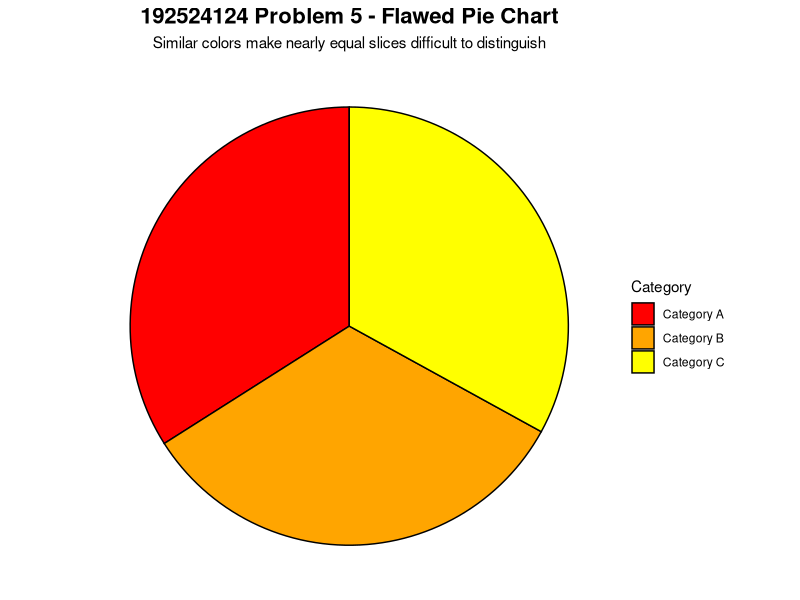
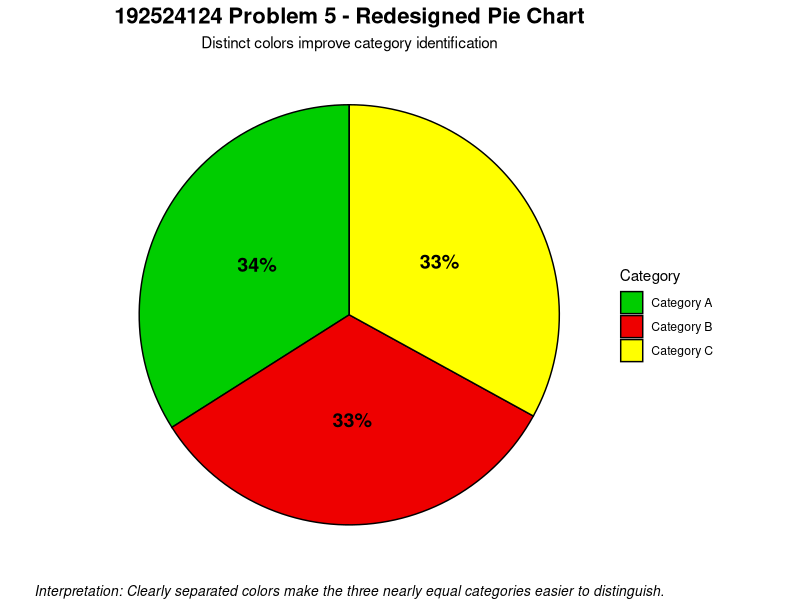

These figures' R source, in order:
# Problem 5 - Color Perception and Pie Chart Redesign

library(ggplot2)

data <- data.frame(
  Category = c("Category A", "Category B", "Category C"),
  Value = c(34, 33, 33)
)

data$Percentage <- round(
  data$Value / sum(data$Value) * 100,
  1
)

flawed <- ggplot(
  data,
  aes(
    x = "",
    y = Value,
    fill = Category
  )
) +
  geom_bar(
    stat = "identity",
    width = 1,
    color = "black"
  ) +
  coord_polar(theta = "y") +
  scale_fill_manual(
    values = c(
      "Category A" = "red",
      "Category B" = "orange",
      "Category C" = "yellow"
    )
  ) +
  labs(
    title = "192524124 Problem 5 - Flawed Pie Chart",
    subtitle = "Similar colors make nearly equal slices difficult to distinguish",
    fill = "Category"
  ) +
  theme_void() +
  theme(
    plot.title = element_text(
      hjust = 0.5,
      face = "bold",
      size = 16
    ),
    plot.subtitle = element_text(
      hjust = 0.5,
      size = 11
    )
  )

flawed
# redesigned 
redesigned <- ggplot(
  data,
  aes(
    x = "",
    y = Value,
    fill = Category
  )
) +
  geom_bar(
    stat = "identity",
    width = 1,
    color = "black"
  ) +
  coord_polar(theta = "y") +
  scale_fill_manual(
    values = c(
      "Category A" = "green3",
      "Category B" = "red2",
      "Category C" = "yellow"
    )
  ) +
  geom_text(
    aes(
      label = paste0(Percentage, "%")
    ),
    position = position_stack(vjust = 0.5),
    fontface = "bold",
    size = 5
  ) +
  labs(
    title = "192524124 Problem 5 - Redesigned Pie Chart",
    subtitle = "Distinct colors improve category identification",
    fill = "Category",
    caption = "Interpretation: Clearly separated colors make the three nearly equal categories easier to distinguish."
  ) +
  theme_void() +
  theme(
    plot.title = element_text(
      hjust = 0.5,
      face = "bold",
      size = 16
    ),
    plot.subtitle = element_text(
      hjust = 0.5,
      size = 11
    ),
    plot.caption = element_text(
      hjust = 0.5,
      face = "italic",
      size = 10
    )
  )

redesigned
